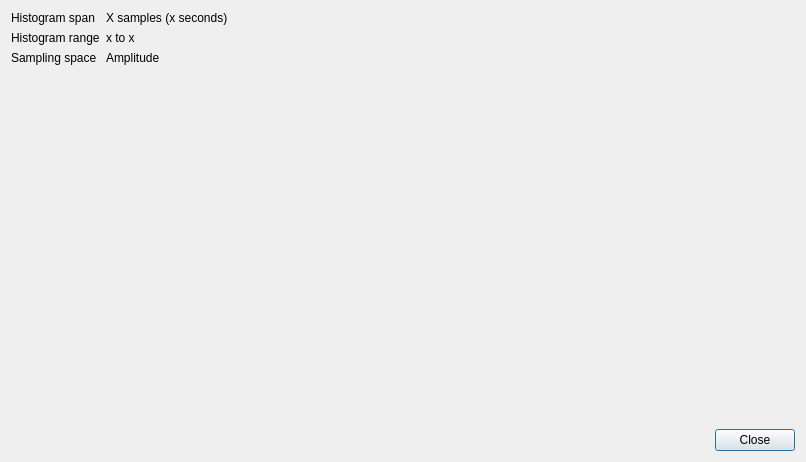
<?xml version="1.0" encoding="UTF-8"?>
<ui version="4.0">
 <class>HistogramDialog</class>
 <widget class="QDialog" name="HistogramDialog">
  <property name="geometry">
   <rect>
    <x>0</x>
    <y>0</y>
    <width>806</width>
    <height>462</height>
   </rect>
  </property>
  <property name="windowTitle">
   <string>Dialog</string>
  </property>
  <layout class="QGridLayout" name="gridLayout">
   <item row="3" column="0">
    <widget class="QLabel" name="label_5">
     <property name="text">
      <string>Histogram range</string>
     </property>
    </widget>
   </item>
   <item row="5" column="0" colspan="3">
    <widget class="Histogram" name="histogram">
     <property name="sizePolicy">
      <sizepolicy hsizetype="Expanding" vsizetype="Expanding">
       <horstretch>0</horstretch>
       <verstretch>0</verstretch>
      </sizepolicy>
     </property>
    </widget>
   </item>
   <item row="6" column="0" colspan="3">
    <widget class="QDialogButtonBox" name="buttonBox">
     <property name="orientation">
      <enum>Qt::Horizontal</enum>
     </property>
     <property name="standardButtons">
      <set>QDialogButtonBox::Close</set>
     </property>
    </widget>
   </item>
   <item row="0" column="0">
    <widget class="QLabel" name="label">
     <property name="text">
      <string>Histogram span</string>
     </property>
    </widget>
   </item>
   <item row="4" column="0">
    <widget class="QLabel" name="label_2">
     <property name="text">
      <string>Sampling space</string>
     </property>
    </widget>
   </item>
   <item row="3" column="1">
    <widget class="QLabel" name="label_6">
     <property name="text">
      <string>x to x</string>
     </property>
    </widget>
   </item>
   <item row="4" column="1">
    <widget class="QLabel" name="label_4">
     <property name="text">
      <string>Amplitude</string>
     </property>
    </widget>
   </item>
   <item row="0" column="1">
    <widget class="QLabel" name="label_3">
     <property name="sizePolicy">
      <sizepolicy hsizetype="Expanding" vsizetype="Preferred">
       <horstretch>0</horstretch>
       <verstretch>0</verstretch>
      </sizepolicy>
     </property>
     <property name="text">
      <string>X samples (x seconds)</string>
     </property>
    </widget>
   </item>
  </layout>
 </widget>
 <customwidgets>
  <customwidget>
   <class>Histogram</class>
   <extends>QFrame</extends>
   <header>Histogram.h</header>
  </customwidget>
 </customwidgets>
 <resources/>
 <connections>
  <connection>
   <sender>buttonBox</sender>
   <signal>accepted()</signal>
   <receiver>HistogramDialog</receiver>
   <slot>accept()</slot>
   <hints>
    <hint type="sourcelabel">
     <x>248</x>
     <y>254</y>
    </hint>
    <hint type="destinationlabel">
     <x>157</x>
     <y>274</y>
    </hint>
   </hints>
  </connection>
  <connection>
   <sender>buttonBox</sender>
   <signal>rejected()</signal>
   <receiver>HistogramDialog</receiver>
   <slot>reject()</slot>
   <hints>
    <hint type="sourcelabel">
     <x>316</x>
     <y>260</y>
    </hint>
    <hint type="destinationlabel">
     <x>286</x>
     <y>274</y>
    </hint>
   </hints>
  </connection>
 </connections>
</ui>
